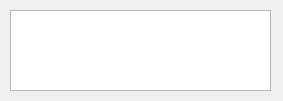
<?xml version="1.0" encoding="UTF-8"?>
<ui version="4.0">
 <class>Form</class>
 <widget class="QWidget" name="Form">
  <property name="geometry">
   <rect>
    <x>0</x>
    <y>0</y>
    <width>283</width>
    <height>101</height>
   </rect>
  </property>
  <property name="windowTitle">
   <string>Form</string>
  </property>
  <widget class="QTextEdit" name="PT1">
   <property name="geometry">
    <rect>
     <x>10</x>
     <y>10</y>
     <width>261</width>
     <height>81</height>
    </rect>
   </property>
  </widget>
 </widget>
 <resources/>
 <connections/>
</ui>
